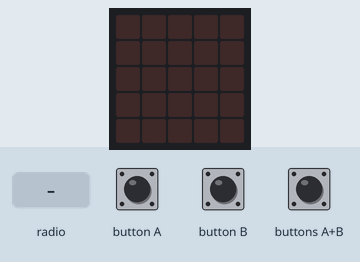
Simulated run of this program. Board: BBC micro:bit (MakeCode). Shown: the board's 5×5 LED display. Inputs (shaded band) come from the test bench. Random numbers come from a fixed seed.

Above: at 1.2 s.
1.3 s: radio message "1" arrives
At 2.7 s:
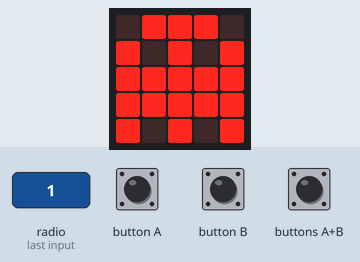
4.3 s: radio message "2" arrives
At 5.0 s:
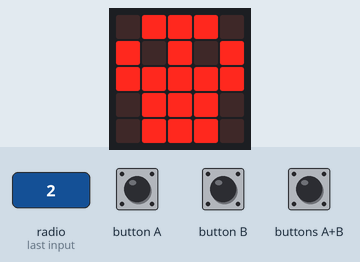
7.3 s: radio message "3" arrives
At 8.5 s:
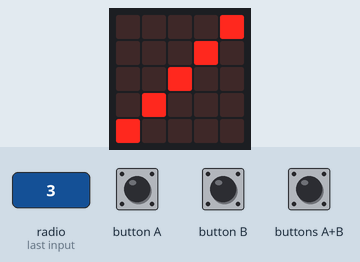
10.3 s: radio message "3584" arrives
At 10.7 s:
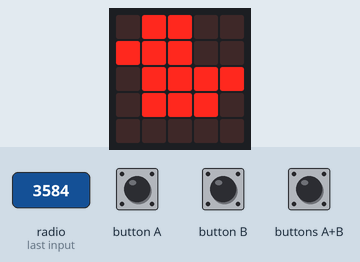
Timing chart, 0 to 13.3 s (numbered marks = the images above; inputs shaded):
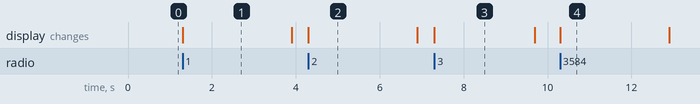

Measured:
- after the input at 1.3 s, the display: changes at once (image 1)
- after the input at 4.3 s, the display: changes at once (image 2)
- after the input at 7.3 s, the display: changes at once (image 3)
- after the input at 10.3 s, the display: changes at once (image 4)
- what the display in image 1 shows lasts 2.6 s, from 1.3 s to 3.9 s
- what the display in image 3 shows lasts 2.4 s, from 7.3 s to 9.7 s

The program:

main.ts
```typescript
radio.onReceivedNumber(function (receivedNumber) {
    if (receivedNumber == 1) {
        basic.showIcon(IconNames.Ghost)
    } else if (receivedNumber == 2) {
        basic.showIcon(IconNames.Skull)
    } else if (receivedNumber == 3) {
        basic.showLeds(`
            . . . . #
            . . . # .
            . . # . .
            . # . . .
            # . . . .
            `)
    } else {
        basic.showIcon(IconNames.Duck)
    }
    basic.pause(2000)
    basic.clearScreen()
})
input.onButtonPressed(Button.A, function () {
    radio.sendNumber(randint(1, 4))
})
input.onButtonPressed(Button.AB, function () {
    radio.sendString("3584")
})
radio.onReceivedString(function (receivedString) {
    basic.showString(receivedString)
})
radio.setGroup(60)
```

test.ts
```typescript
// les tests vont ici ; cela ne sera pas compilé si ce paquet est utilisé en tant qu'extension.
```
